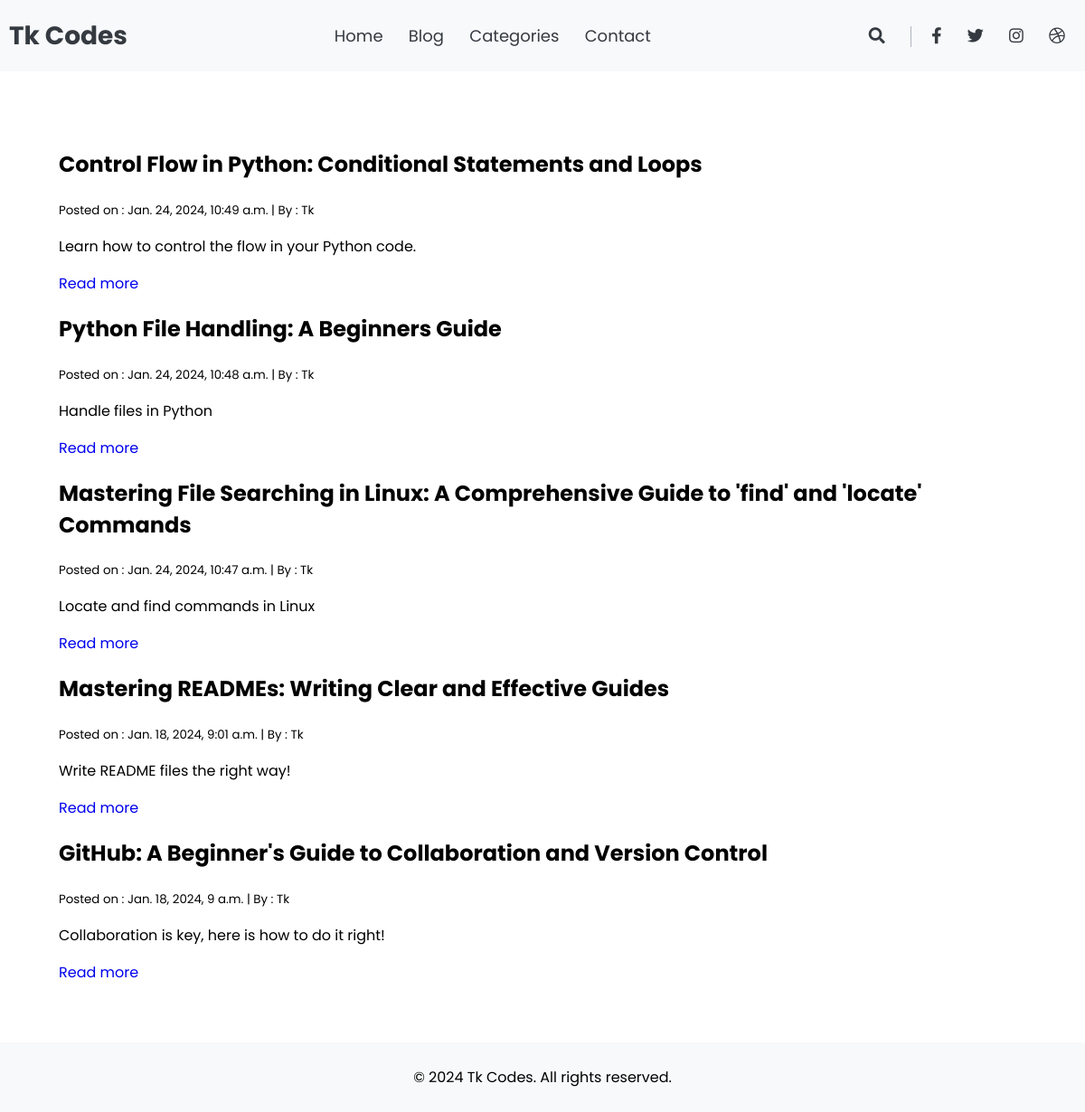
Screenshot of /blog/ with the database file from the repository.
### blog/models.py (models this page shows, shortened)
class Post(models.Model):
    STATUS = (
        ('draft', 'Draft'),
        ('publish', 'Publish'),
    )
    title = models.CharField(max_length=200)
    slug = models.SlugField(max_length=200)
    author = models.ForeignKey(User, on_delete=models.CASCADE)
    updated_on = models.DateTimeField(auto_now= True)
    body = models.TextField()
    status = models.CharField(max_length=10, choices=STATUS, default='draft')
    created_on = models.DateTimeField(auto_now_add=True)
    excerpt = models.CharField(max_length=55)
    class Meta:
        ordering = ['-created_on']

### blog/views.py (the view)
# urls.py: path('blog/', BlogView.as_view(), name='blog'),
class BlogView(ListView):
    model = Post
    template_name = 'blog/blog.html'

### blog/templates/blog/blog.html (shortened to what this page needs)
{% extends 'blog/index.html' %}
{% load static %}
{% block head %}
    <link rel="stylesheet" href="{% static 'styles/blog.css' %}">
{% endblock%}
{% block content %}
    <div class="container">
        {% for post in object_list %}
            <article class="article-container">
                <h2>{{ post.title }}</></h2>
                <small> Posted on : {{ post.created_on}} | By : {{ post.author }}</small>
                <p>{{ post.excerpt }}</p>
                <a href="{% url 'post-detail' post.slug %}">Read more</a>
            </article>
        {% endfor %}
</div>
{% endblock %}

### blog/templates/blog/index.html (shortened to what this page needs)
{% load static %}
<!DOCTYPE html>
<html lang="en">
<head>
    <link rel="stylesheet" href="{% static 'styles/main.css' %}">
    {% block head %}{% endblock %}
    <link rel="stylesheet" href="https://cdnjs.cloudflare.com/ajax/libs/font-awesome/5.15.2/css/all.min.css" />
</head>
<body>
    <header id="header" class="shadow bg-light">
        <nav class="nav-container navbar">
            <a href="{% url 'home' %}" class="logo text-dark">Tk <strong>Codes</strong> </a>
            <div class="collapse">
                <ul class="top-nav">
                    <a href="{% url 'home' %}" class="top-nav-link">Home</a>
                    <a href="{% url 'blog' %}" class="top-nav-link">Blog</a>
                    <a href="#" class="top-nav-link">Categories</a>
                    <a href="#" class="top-nav-link">Contact</a>
                </ul>
            </div>
            <div class="collapse">
                <ul class="top-nav">
                    <div class="search-icon">
                        <a href="#" class="top-nav-link"><i class="fas fa-search"></i></a>
                    </div>
                    <a href="#" class="top-nav-link"><i class="fab fa-facebook-f"></i></a>
                    <a href="https://twitter.com/Kaburu_Tracey" class="top-nav-link" target="_blank"><i class="fab fa-twitter"></i></a>
                    <a href="#" class="top-nav-link"><i class="fab fa-instagram"></i></a>
                    <a href="#" class="top-nav-link" target="_blank"><i class="fab fa-dribbble"></i></a>
                </ul>
            </div>
        </nav>
    </header>
    {% block content%}{% endblock%}
    <footer class="copyright">
        <p>&copy; 2024 Tk Codes. All rights reserved.</p>
    </footer>
</body>
</html>

### blog/static/styles/main.css (style rules this page uses)
:root { --light : #f8f9fa; --secondary: #adb5bd; --dark: #343a40; --primary-color: #f15bb5; --secondary-color: #2ec4b6; --border : #e9ecef; --secondbg : #tu }
* > * { box-sizing: border-box; }
body { font-family: 'Poppins', sans-serif; padding: 0; margin: 0; }
a { text-decoration: none; }
.text-dark { color: var(--dark); }
.bg-light { background-color: var(--light); }
.nav-container { max-width: 1200px; padding: 0 15px; margin: auto; }
.container { max-width: 1200px; margin: auto; max-height: 10%; border-bottom: 30px; padding: 65px; }
.navbar { position: sticky; display: flex; flex-direction: row; justify-content: space-between; padding: 10px; }
.logo { align-self: center; font-family: 'Poppins', sans-serif; font-size: 28px; font-weight: bold; }
.top-nav-link { font-size: 18px; margin: 12px; color: var(--dark); font-family: 'Poppins', sans-serif; }
.search-icon { border-right: 1px solid var(--secondary); display: inline; margin-right: 10px; padding-right: 12px; }
.copyright { background-color: var(--light); border-top: 20px; display: flex; justify-content: center; padding: 10px 0; text-align: center; width: 100%; }

### rows the page displays
Post: title "Control Flow in Python: Conditional Statements and Loops", created_on "Jan. 24, 2024, 10:49 a.m.", author "Tk", excerpt "Learn how to control the flow in your Python code."
Post: title "Python File Handling: A Beginners Guide", created_on "Jan. 24, 2024, 10:48 a.m.", author "Tk", excerpt "Handle files in Python"
Post: title "Mastering File Searching in Linux: A Comprehensive Guide to 'find' and 'locate' Commands", created_on "Jan. 24, 2024, 10:47 a.m.", author "Tk", excerpt "Locate and find commands in Linux"
Post: title "Mastering READMEs: Writing Clear and Effective Guides", created_on "Jan. 18, 2024, 9:01 a.m.", author "Tk", excerpt "Write README files the right way!"
Post: title "GitHub: A Beginner's Guide to Collaboration and Version Control", created_on "Jan. 18, 2024, 9 a.m.", author "Tk", excerpt "Collaboration is key, here is how to do it right!"
